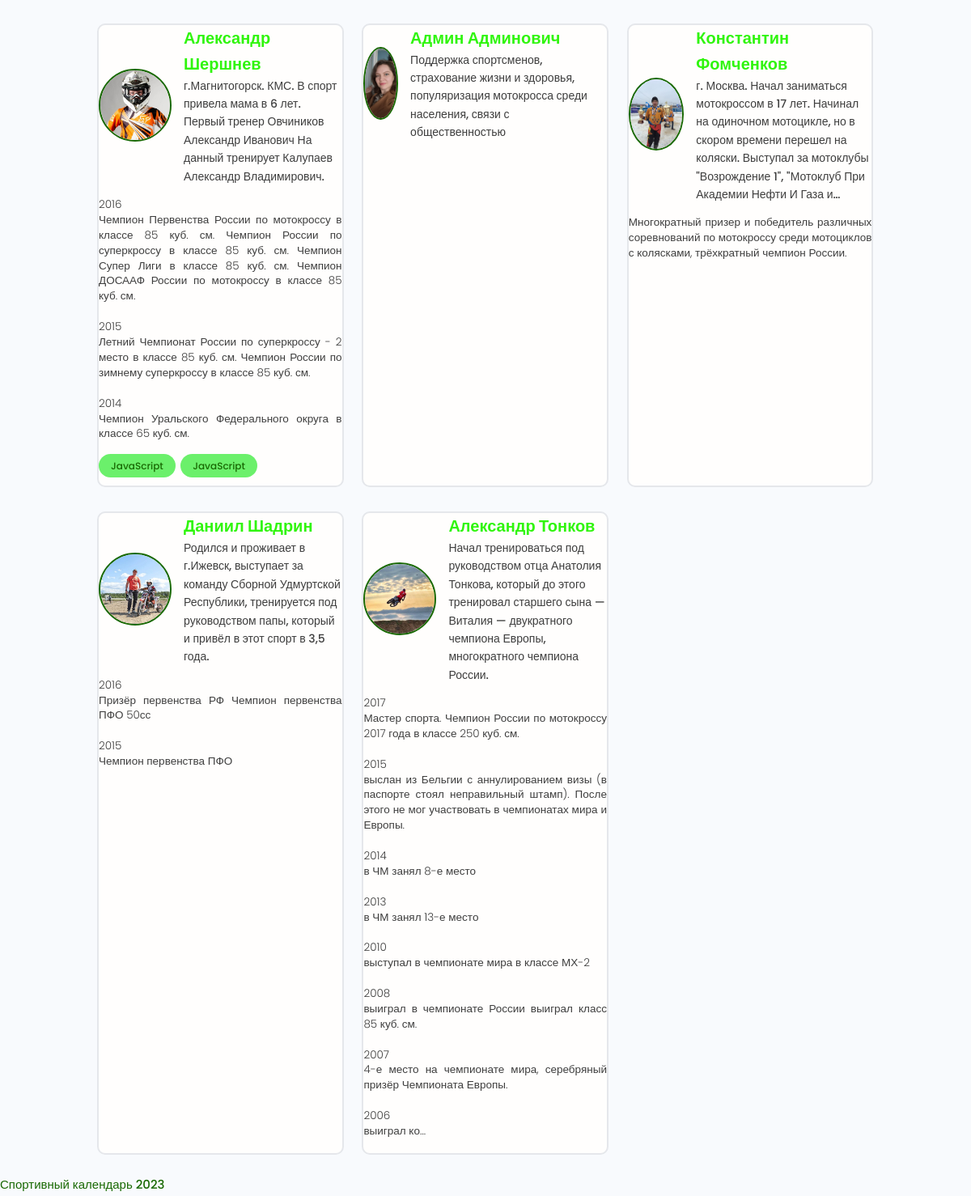
The app's page /users/ (lower part), older data.
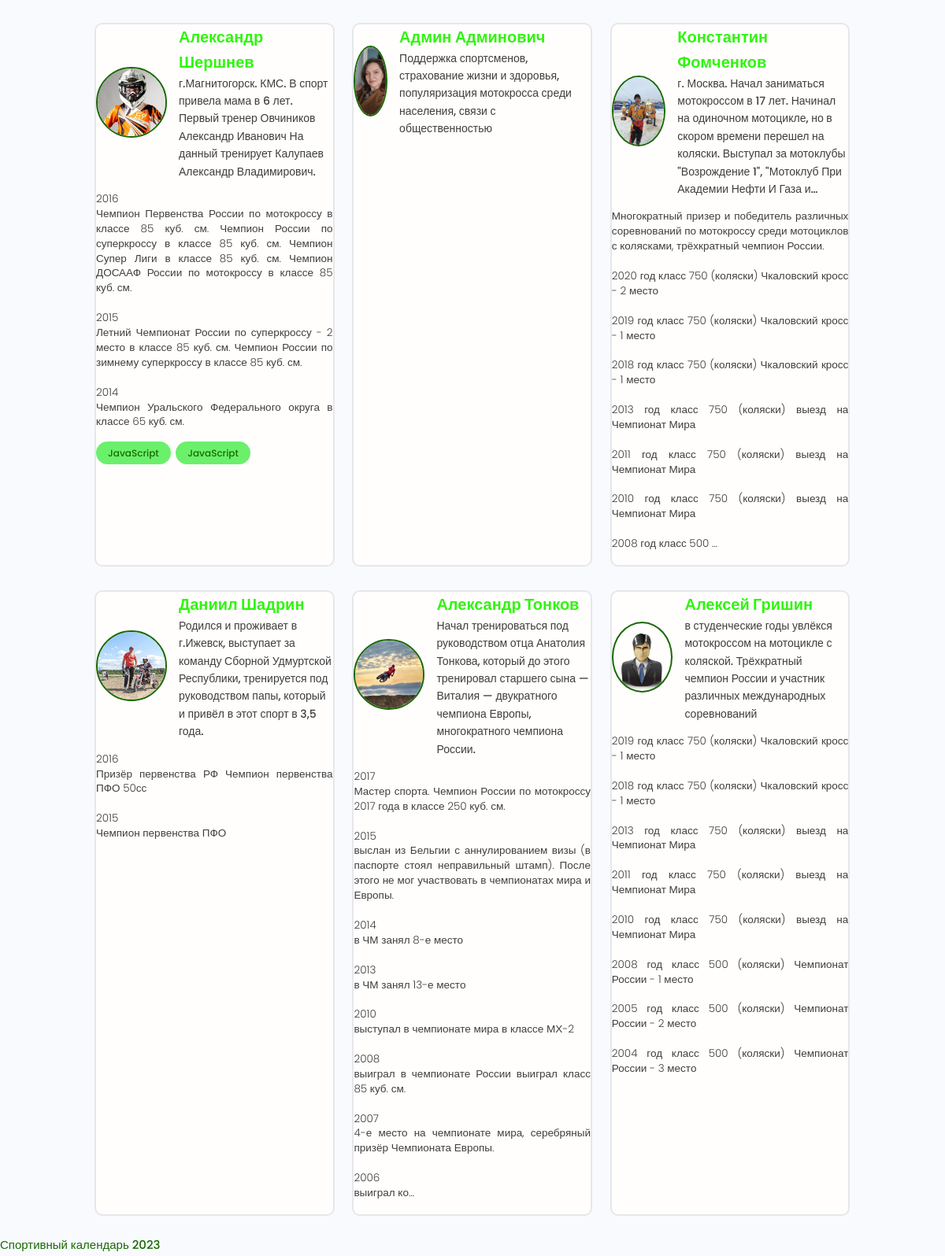
The same page, newer data.
### users/models.py (models this page shows, shortened)
class Profiles(models.Model):
    user = models.OneToOneField(User, on_delete=models.CASCADE, null=True, blank=True)
    name = models.CharField(max_length=200, null=True, blank=True)
    email = models.EmailField(max_length=200, null=True, blank=True)
    username = models.CharField(max_length=200, null=True, blank=True)
    short_info = models.CharField(max_length=300, null=True, blank=True)
    bio = models.TextField(null=True, blank=True)
    profile_image = models.ImageField(upload_to='profiles/', blank=True, null=True,
                                      default='profiles/user-default.png')
    social_youtube = models.CharField(max_length=200, null=True, blank=True)
    social_vk = models.CharField(max_length=200, null=True, blank=True)
    created = models.DateTimeField(auto_now_add=True)

class Skill(models.Model):
    owner = models.ForeignKey(Profiles, on_delete=models.CASCADE, null=True, blank=True)
    name = models.CharField(max_length=200, null=True, blank=True)
    description = models.TextField(null=True, blank=True)
    created = models.DateTimeField(auto_now_add=True)

### users/views.py (the view)
# urls.py: path('', views.profile, name='profiles'),
def profile(request):
    users = Profiles.objects.all()
    context = {'profiles': users}
    return render(request, 'users/index.html', context)

### users/templates/users/index.html (shortened to what this page needs)
{% extends 'blogs/base.html' %}
 {% block content %}
  <main class="home">
    <section class="devlist">
      <div class="container">
        <div class="grid grid--three">
          {% for profile in profiles %}
          <div class="column card">
            <div class="dev">
              <a href="{% url 'user_profile' profile.id %}" class="card__body">
                <div class="dev__profile">
                  <img class="avatar avatar--md" src="{{ profile.profile_image.url | default_if_none:'#' }}" alt="image" />
                  <div class="dev__meta">
                    <h3>{{ profile.name }}</h3>
                    <h5>{{ profile.short_info | truncatechars:200 }}</h5>
                  </div>
                </div>
                <p class="dev__info">
                  {{ profile.bio | truncatechars:500 | linebreaksbr }}
                </p>
                <div class="dev__skills">
                  {% for skill in profile.skill_set.all %}
                  <span class="tag tag--pill tag--main">
                    <small>JavaScript</small>
                  </span>
                  {% endfor %}
                </div>
              </a>
            </div>
          </div>
          {% endfor %}
        </div>
      </div>
    </section>
  </main>
 {% endblock %}

Row changes from the older to the newer data that the page shows:
changed Profiles "Константин Фомченков": bio "Многократный призер и победитель различных соревнований по мотокроссу среди мотоциклов с колясками, трёхкратный чемпион России." → "…колясками, трёхкратный чемпион России. 2020 год класс 750 (коляски) Чкаловский кросс - 2 место 2019 год класс 750 (коляски) Чкаловский кросс - 1 место 2018 год класс 750 (коляски) Чкаловский кросс - 1 место 2013 год класс 750 (коляски) выезд на Чемпионат Мира 2011 год класс 750 (коляски) выезд на Чемпионат Мира 2010 год класс 750 (коляски) выезд на Чемпионат Мира 2008 год класс 500 …"
added Profiles: profile_image (placeholder picture), name "Алексей Гришин", short_info "в студенческие годы увлёкся мотокроссом на мотоцикле с коляской. Трёхкратный чемпион России и участник различных международных соревнований", bio "2019 год класс 750 (коляски) Чкаловский кросс - 1 место 2018 год класс 750 (коляски) Чкаловский кросс - 1 место 2013 год класс 750 (коляски) выезд на Чемпионат Мира 2011 год класс 750 (коляски) выезд на Чемпионат Мира 2010 год класс 750 (коляски) выезд на Чемпионат Мира 2008 год класс 500 (коляски) Чемпионат России - 1 место 2005 год класс 500 (коляски) Чемпионат России - 2 место 2004 год класс 500 (коляски) Чемпионат России - 3 место"
